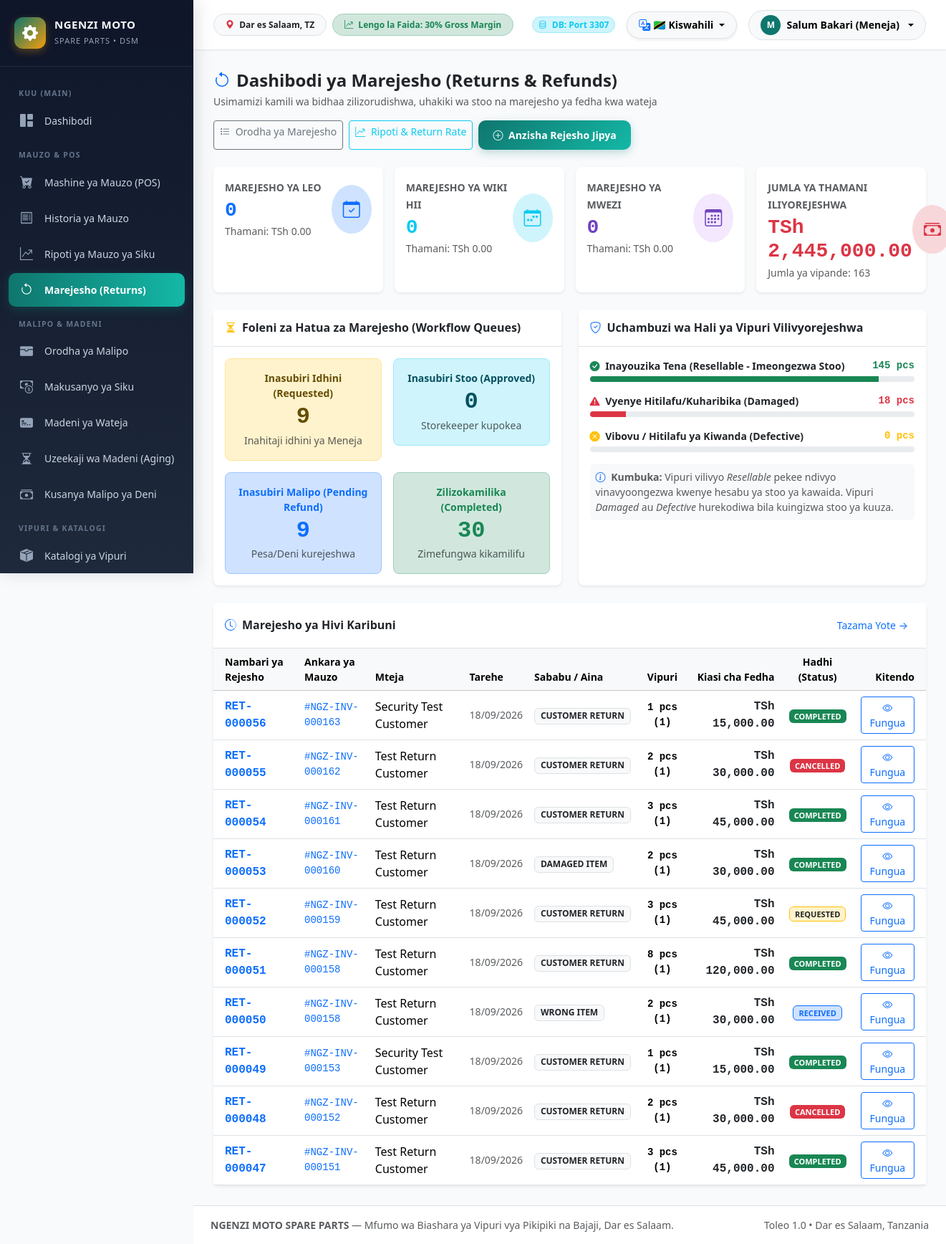
/index.php?route=returns_dashboard (signed in), run on the app's committed database.
### tables this page shows
CREATE TABLE `returns` (
  `id` int(11) NOT NULL AUTO_INCREMENT,
  `return_number` varchar(50) NOT NULL,
  `sale_id` int(11) NOT NULL,
  `customer_id` int(11) DEFAULT NULL,
  `return_type` enum('CUSTOMER_RETURN','DAMAGED_ITEM','WRONG_ITEM','DEFECTIVE_ITEM','WARRANTY_RETURN','OTHER') NOT NULL DEFAULT 'CUSTOMER_RETURN',
  `return_date` date NOT NULL,
  `reason` varchar(255) NOT NULL,
  `subtotal` decimal(15,2) NOT NULL DEFAULT 0.00,
  `return_fee` decimal(15,2) NOT NULL DEFAULT 0.00,
  `refund_amount` decimal(15,2) NOT NULL,
  `refund_method` varchar(50) DEFAULT NULL,
  `refund_provider` varchar(50) DEFAULT NULL,
  `refund_reference_no` varchar(100) DEFAULT NULL,
  `refund_status` enum('unrefunded','refunded','credit_issued','debt_reduced','exchange') NOT NULL DEFAULT 'unrefunded',
  `status` enum('draft','requested','approved','received','refunded','completed','rejected','cancelled') NOT NULL DEFAULT 'draft',
  `notes` text DEFAULT NULL,
  `created_by` int(11) NOT NULL,
  `approved_by` int(11) DEFAULT NULL,
  `approved_at` datetime DEFAULT NULL,
  `received_by` int(11) DEFAULT NULL,
  `received_at` datetime DEFAULT NULL,
  `refunded_by` int(11) DEFAULT NULL,
  `refunded_at` datetime DEFAULT NULL,
  `cancelled_by` int(11) DEFAULT NULL,
  `cancelled_at` datetime DEFAULT NULL,
  `cancel_reason` varchar(255) DEFAULT NULL,
  `is_restocked` tinyint(1) NOT NULL DEFAULT 0,
  `exchange_sale_id` int(11) DEFAULT NULL,
  `created_at` timestamp NOT NULL DEFAULT current_timestamp(),
  `updated_at` timestamp NOT NULL DEFAULT current_timestamp() ON UPDATE current_timestamp(),
  PRIMARY KEY (`id`),
  UNIQUE KEY `return_number` (`return_number`),
  KEY `created_by` (`created_by`),
  KEY `approved_by` (`approved_by`),
  KEY `idx_return_number` (`return_number`),
  KEY `idx_return_date` (`return_date`),
  KEY `fk_returns_received_by` (`received_by`),
  KEY `fk_returns_refunded_by` (`refunded_by`),
  KEY `fk_returns_cancelled_by` (`cancelled_by`),
  KEY `fk_returns_exchange_sale` (`exchange_sale_id`),
  KEY `idx_returns_sale` (`sale_id`),
  KEY `idx_returns_customer` (`customer_id`),
  KEY `idx_returns_status` (`status`),
  KEY `idx_returns_date` (`return_date`),
  KEY `idx_returns_created_status` (`created_at`,`status`),
  CONSTRAINT `fk_returns_cancelled_by` FOREIGN KEY (`cancelled_by`) REFERENCES `users` (`id`) ON DELETE SET NULL ON UPDATE CASCADE,
  CONSTRAINT `fk_returns_exchange_sale` FOREIGN KEY (`exchange_sale_id`) REFERENCES `sales` (`id`) ON DELETE SET NULL ON UPDATE CASCADE,
  CONSTRAINT `fk_returns_received_by` FOREIGN KEY (`received_by`) REFERENCES `users` (`id`) ON DELETE SET NULL ON UPDATE CASCADE,
  CONSTRAINT `fk_returns_refunded_by` FOREIGN KEY (`refunded_by`) REFERENCES `users` (`id`) ON DELETE SET NULL ON UPDATE CASCADE,
  CONSTRAINT `returns_ibfk_1` FOREIGN KEY (`sale_id`) REFERENCES `sales` (`id`) ON UPDATE CASCADE,
  CONSTRAINT `returns_ibfk_2` FOREIGN KEY (`customer_id`) REFERENCES `customers` (`id`) ON UPDATE CASCADE,
  CONSTRAINT `returns_ibfk_3` FOREIGN KEY (`created_by`) REFERENCES `users` (`id`) ON UPDATE CASCADE,
  CONSTRAINT `returns_ibfk_4` FOREIGN KEY (`approved_by`) REFERENCES `users` (`id`) ON UPDATE CASCADE
);

CREATE TABLE `sales` (
  `id` int(11) NOT NULL AUTO_INCREMENT,
  `invoice_no` varchar(50) NOT NULL,
  `customer_id` int(11) DEFAULT NULL,
  `customer_name` varchar(150) DEFAULT NULL,
  `customer_phone` varchar(50) DEFAULT NULL,
  `mechanic_id` int(11) DEFAULT NULL,
  `subtotal` decimal(15,2) NOT NULL DEFAULT 0.00,
  `discount_amount` decimal(15,2) NOT NULL DEFAULT 0.00,
  `discount_reason` varchar(255) DEFAULT NULL,
  `discount_approved_by` int(11) DEFAULT NULL,
  `total_amount` decimal(15,2) NOT NULL DEFAULT 0.00,
  `total_cogs` decimal(15,2) NOT NULL DEFAULT 0.00,
  `gross_profit` decimal(15,2) NOT NULL DEFAULT 0.00,
  `gross_margin_percent` decimal(5,2) NOT NULL DEFAULT 0.00,
  `paid_amount` decimal(15,2) NOT NULL DEFAULT 0.00,
  `balance_due` decimal(15,2) NOT NULL DEFAULT 0.00,
  `payment_method` varchar(50) NOT NULL DEFAULT 'Cash',
  `payment_status` enum('paid','partially_paid','unpaid','credit') DEFAULT 'paid',
  `sale_status` enum('completed','cancelled','refunded','partially_refunded') DEFAULT 'completed',
  `notes` text DEFAULT NULL,
  `credit_override_by` int(11) DEFAULT NULL,
  `credit_override_reason` varchar(255) DEFAULT NULL,
  `cashier_id` int(11) NOT NULL,
  `sale_date` datetime NOT NULL,
  `due_date` date DEFAULT NULL,
  `payment_terms` varchar(50) DEFAULT 'Cash only',
  `created_at` timestamp NOT NULL DEFAULT current_timestamp(),
  `updated_at` timestamp NOT NULL DEFAULT current_timestamp() ON UPDATE current_timestamp(),
  PRIMARY KEY (`id`),
  UNIQUE KEY `invoice_no` (`invoice_no`),
  KEY `mechanic_id` (`mechanic_id`),
  KEY `discount_approved_by` (`discount_approved_by`),
  KEY `idx_sale_invoice` (`invoice_no`),
  KEY `idx_sale_date` (`sale_date`),
  KEY `idx_sale_customer` (`customer_id`),
  KEY `idx_sale_cashier` (`cashier_id`),
  KEY `fk_sales_credit_override` (`credit_override_by`),
  KEY `idx_sales_customer_date` (`customer_id`,`sale_date`),
  CONSTRAINT `fk_sales_credit_override` FOREIGN KEY (`credit_override_by`) REFERENCES `users` (`id`) ON DELETE SET NULL ON UPDATE CASCADE,
  CONSTRAINT `sales_ibfk_1` FOREIGN KEY (`customer_id`) REFERENCES `customers` (`id`) ON UPDATE CASCADE,
  CONSTRAINT `sales_ibfk_2` FOREIGN KEY (`mechanic_id`) REFERENCES `mechanics` (`id`) ON UPDATE CASCADE,
  CONSTRAINT `sales_ibfk_3` FOREIGN KEY (`discount_approved_by`) REFERENCES `users` (`id`) ON UPDATE CASCADE,
  CONSTRAINT `sales_ibfk_4` FOREIGN KEY (`cashier_id`) REFERENCES `users` (`id`) ON UPDATE CASCADE
);

CREATE TABLE `customers` (
  `id` int(11) NOT NULL AUTO_INCREMENT,
  `customer_code` varchar(50) NOT NULL,
  `name` varchar(100) NOT NULL,
  `phone` varchar(20) DEFAULT NULL,
  `alternative_phone` varchar(20) DEFAULT NULL,
  `email` varchar(100) DEFAULT NULL,
  `address` varchar(255) DEFAULT NULL,
  `area` varchar(100) DEFAULT NULL,
  `gender` varchar(20) DEFAULT NULL,
  `customer_type` enum('individual','retail','mechanic','garage','business','walk_in','reseller','dealer','other') DEFAULT 'individual',
  `credit_limit` decimal(15,2) DEFAULT 0.00,
  `credit_allowed` tinyint(1) NOT NULL DEFAULT 1,
  `payment_terms` varchar(50) NOT NULL DEFAULT '30 days',
  `credit_status` enum('active','warning','blocked') NOT NULL DEFAULT 'active',
  `current_balance` decimal(15,2) DEFAULT 0.00,
  `notes` text DEFAULT NULL,
  `status` enum('active','inactive','blocked') DEFAULT 'active',
  `created_by` int(11) DEFAULT NULL,
  `updated_by` int(11) DEFAULT NULL,
  `created_at` timestamp NOT NULL DEFAULT current_timestamp(),
  `updated_at` timestamp NOT NULL DEFAULT current_timestamp() ON UPDATE current_timestamp(),
  PRIMARY KEY (`id`),
  UNIQUE KEY `customer_code` (`customer_code`),
  KEY `idx_customer_phone` (`phone`),
  KEY `created_by` (`created_by`),
  KEY `updated_by` (`updated_by`),
  CONSTRAINT `customers_ibfk_1` FOREIGN KEY (`created_by`) REFERENCES `users` (`id`) ON DELETE SET NULL,
  CONSTRAINT `customers_ibfk_2` FOREIGN KEY (`updated_by`) REFERENCES `users` (`id`) ON DELETE SET NULL
);

### views/returns/dashboard.php (the view, shortened to what the rows shown need)
<div class="row g-4 mb-4">
    <div class="col-lg-6">
        <div class="card border-0 shadow-sm rounded-3 h-100">
            <div class="card-body p-3">
                <div class="row g-3">
                    <div class="col-6">
                        <div class="p-3 bg-warning-subtle rounded-3 text-center border border-warning-subtle">
                            <h2 class="fw-bold mb-0 text-warning-emphasis font-monospace"><?= (int)$stats['pending_approval_count'] ?></h2>
                        </div>
                    </div>
                    <div class="col-6">
                        <div class="p-3 bg-info-subtle rounded-3 text-center border border-info-subtle">
                            <h2 class="fw-bold mb-0 text-info-emphasis font-monospace"><?= (int)$stats['approved_pending_restock_count'] ?></h2>
                        </div>
                    </div>
                    <div class="col-6">
                        <div class="p-3 bg-primary-subtle rounded-3 text-center border border-primary-subtle">
                            <h2 class="fw-bold mb-0 text-primary font-monospace"><?= (int)$stats['pending_refund_count'] ?></h2>
                        </div>
                    </div>
                    <div class="col-6">
                        <div class="p-3 bg-success-subtle rounded-3 text-center border border-success-subtle">
                            <h2 class="fw-bold mb-0 text-success font-monospace"><?= (int)$stats['completed_count'] ?></h2>
                        </div>
                    </div>
                </div>
            </div>
        </div>
    </div>
</div>
<div class="row g-4">
    <div class="col-12">
        <div class="card border-0 shadow-sm rounded-3">
            <div class="card-body p-0">
                <?php if (empty($recentReturns)): ?>
                    <div class="text-center py-5 text-muted">
                        <i class="bi bi-inbox fs-1 d-block mb-2 text-secondary"></i>
                        Hakuna marejesho yaliyorekodiwa hivi karibuni.
                    </div>
                <?php else: ?>
                    <div class="table-responsive">
                        <table class="table table-hover align-middle mb-0">
                            <thead class="table-light small text-muted">
                                <tr>
                                    <th class="ps-3">Nambari ya Rejesho</th>
                                    <th>Ankara ya Mauzo</th>
                                    <th>Mteja</th>
                                    <th>Tarehe</th>
                                    <th>Sababu / Aina</th>
                                    <th class="text-center">Vipuri</th>
                                    <th class="text-end">Kiasi cha Fedha</th>
                                    <th class="text-center">Hadhi (Status)</th>
                                    <th class="text-end pe-3">Kitendo</th>
                                </tr>
                            </thead>
                            <tbody>
                                <?php foreach ($recentReturns as $r): ?>
                                    <tr>
                                        <td class="ps-3 font-monospace fw-bold text-primary">
                                            <a href="/index.php?route=return_show&id=<?= $r['id'] ?>" class="text-decoration-none">
                                                <?= htmlspecialchars($r['return_number']) ?>
                                            </a>
                                        </td>
                                        <td class="font-monospace small">
                                            <a href="/index.php?route=sale_show&id=<?= $r['sale_id'] ?>" class="text-decoration-none">
                                                #<?= htmlspecialchars($r['invoice_no']) ?>
                                            </a>
                                        </td>
                                        <td>
                                            <?= htmlspecialchars($r['customer_name'] ?? 'Mteja wa Kawaida') ?>
                                        </td>
                                        <td class="small text-muted">
                                            <?= date('d/m/Y', strtotime($r['return_date'])) ?>
                                        </td>
                                        <td>
                                            <span class="badge bg-light text-dark border small">
                                                <?= htmlspecialchars(str_replace('_', ' ', $r['return_type'])) ?>
                                            </span>
                                        </td>
                                        <td class="text-center font-monospace small fw-semibold">
                                            <?= $r['total_units_returned'] ?> pcs (<?= $r['items_count'] ?>)
                                        </td>
                                        <td class="text-end font-monospace fw-bold text-dark">
                                            <?= Helper::formatCurrency((float)$r['refund_amount']) ?>
                                        </td>
                                        <td class="text-center">
                                            <?php
                                            $badges = [
                                                'draft'     => 'bg-secondary-subtle text-secondary border',
                                                'requested' => 'bg-warning-subtle text-dark border border-warning',
                                                'approved'  => 'bg-info-subtle text-info border border-info',
                                                'received'  => 'bg-primary-subtle text-primary border border-primary',
                                                'refunded'  => 'bg-success-subtle text-success border border-success',
                                                'completed' => 'bg-success text-white',
                                                'rejected'  => 'bg-danger-subtle text-danger border border-danger',
                                                'cancelled' => 'bg-danger text-white'
                                            ];
                                            $badgeClass = $badges[$r['status']] ?? 'bg-light text-dark';
                                            ?>
                                            <span class="badge <?= $badgeClass ?> text-uppercase" style="font-size: 11px;">
                                                <?= $r['status'] ?>
                                            </span>
                                        </td>
                                        <td class="text-end pe-3">
                                            <a href="/index.php?route=return_show&id=<?= $r['id'] ?>" class="btn btn-sm btn-outline-primary py-1 px-2">
                                                <i class="bi bi-eye"></i> Fungua
                                            </a>
                                        </td>
                                    </tr>
                                <?php endforeach; ?>
                            </tbody>
                        </table>
                    </div>
                <?php endif; ?>
            </div>
        </div>
    </div>
</div>

### data on the page
returns: return_number "RET-000056", sale.invoice_no "NGZ-INV-000163", customer.name "Security Test Customer", return_date "18/09/2026", return_type "CUSTOMER RETURN", total_units_returned "1", items_count "1", refund_amount "TSh 15,000.00", status "COMPLETED"
returns: return_number "RET-000055", sale.invoice_no "NGZ-INV-000162", customer.name "Test Return Customer", return_date "18/09/2026", return_type "CUSTOMER RETURN", total_units_returned "2", items_count "1", refund_amount "TSh 30,000.00", status "CANCELLED"
returns: return_number "RET-000054", sale.invoice_no "NGZ-INV-000161", customer.name "Test Return Customer", return_date "18/09/2026", return_type "CUSTOMER RETURN", total_units_returned "3", items_count "1", refund_amount "TSh 45,000.00", status "COMPLETED"
returns: return_number "RET-000053", sale.invoice_no "NGZ-INV-000160", customer.name "Test Return Customer", return_date "18/09/2026", return_type "DAMAGED ITEM", total_units_returned "2", items_count "1", refund_amount "TSh 30,000.00", status "COMPLETED"
returns: return_number "RET-000052", sale.invoice_no "NGZ-INV-000159", customer.name "Test Return Customer", return_date "18/09/2026", return_type "CUSTOMER RETURN", total_units_returned "3", items_count "1", refund_amount "TSh 45,000.00", status "REQUESTED"
returns: return_number "RET-000051", sale.invoice_no "NGZ-INV-000158", customer.name "Test Return Customer", return_date "18/09/2026", return_type "CUSTOMER RETURN", total_units_returned "8", items_count "1", refund_amount "TSh 120,000.00", status "COMPLETED"
returns: return_number "RET-000050", sale.invoice_no "NGZ-INV-000158", customer.name "Test Return Customer", return_date "18/09/2026", return_type "WRONG ITEM", total_units_returned "2", items_count "1", refund_amount "TSh 30,000.00", status "RECEIVED"
returns: return_number "RET-000049", sale.invoice_no "NGZ-INV-000153", customer.name "Security Test Customer", return_date "18/09/2026", return_type "CUSTOMER RETURN", total_units_returned "1", items_count "1", refund_amount "TSh 15,000.00", status "COMPLETED"
returns: return_number "RET-000048", sale.invoice_no "NGZ-INV-000152", customer.name "Test Return Customer", return_date "18/09/2026", return_type "CUSTOMER RETURN", total_units_returned "2", items_count "1", refund_amount "TSh 30,000.00", status "CANCELLED"
returns: return_number "RET-000047", sale.invoice_no "NGZ-INV-000151", customer.name "Test Return Customer", return_date "18/09/2026", return_type "CUSTOMER RETURN", total_units_returned "3", items_count "1", refund_amount "TSh 45,000.00", status "COMPLETED"

### other printed values
substr($user['username'] ?? 'U', 0, 1) "M"
$user['full_name'] "Salum Bakari (Meneja)"
$stats['returns_today_count'] "0"
Helper::formatCurrency((float)$stats['returns_today_value']) "TSh 0.00"
$stats['returns_week_count'] "0"
Helper::formatCurrency((float)$stats['returns_week_value']) "TSh 0.00"
$stats['returns_month_count'] "0"
Helper::formatCurrency((float)$stats['returns_month_value']) "TSh 0.00"
Helper::formatCurrency((float)$stats['total_returned_value']) "TSh 2,445,000.00"
$stats['total_returned_units'] "163"
$stats['pending_approval_count'] "9"
$stats['approved_pending_restock_count'] "0"
$stats['pending_refund_count'] "9"
$stats['completed_count'] "30"
$stats['resellable_units'] "145"
